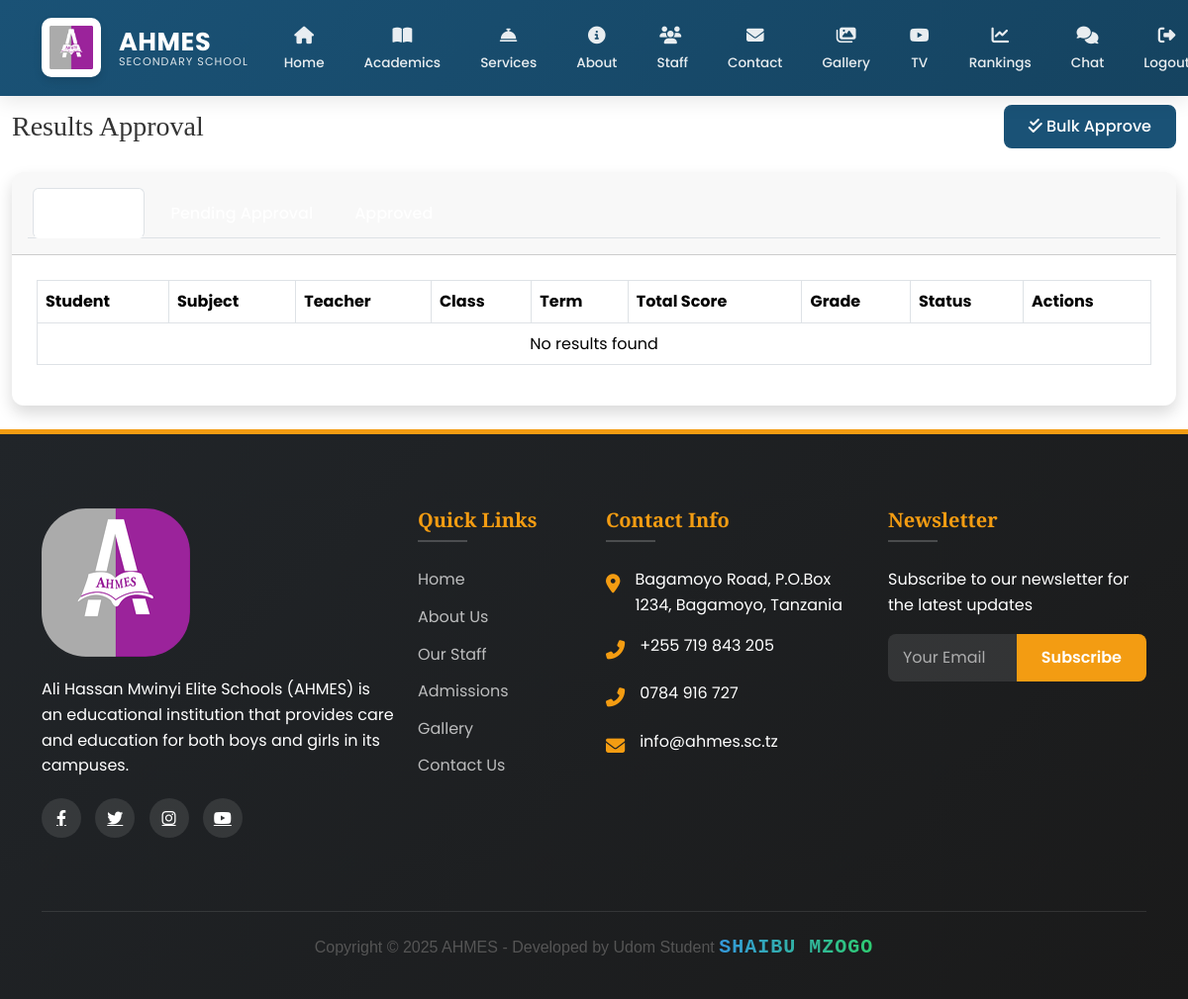
Before: /ad/results/ (signed in) with the older database file.
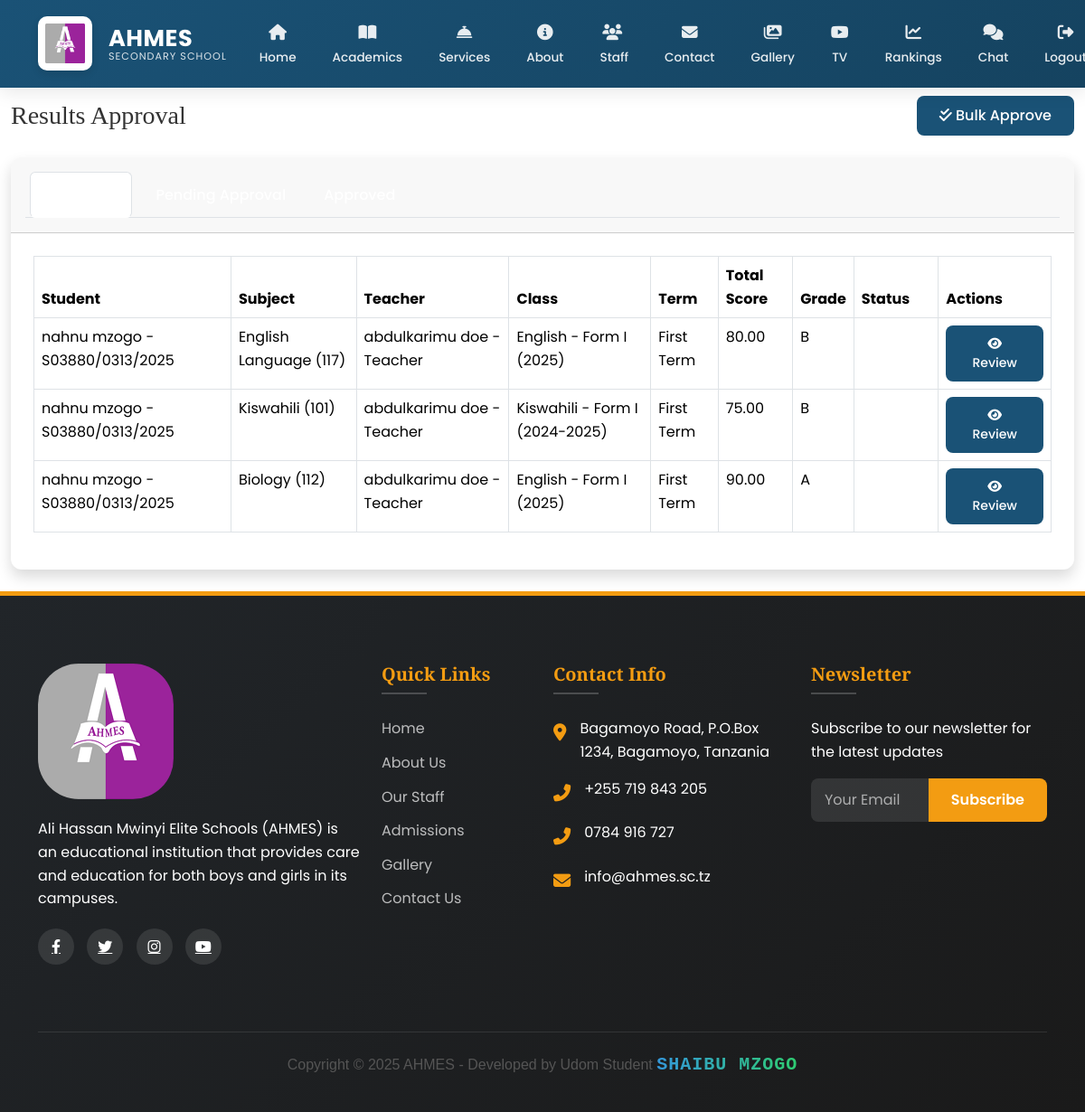
After: the same page with the newer database file.
### main/models.py (models this page shows, shortened)
class Result(models.Model):
    TERM_CHOICES = [('1','First Term'),('2','Second Term')]
    student = models.ForeignKey(Student, on_delete=models.CASCADE, related_name='results')
    subject = models.ForeignKey(Subject, on_delete=models.CASCADE)
    school_class = models.ForeignKey(SchoolClass, on_delete=models.CASCADE)
    term = models.CharField(max_length=1, choices=TERM_CHOICES)
    academic_year = models.CharField(max_length=20)
    week_number = models.PositiveSmallIntegerField()
    exam_score = models.DecimalField(max_digits=5, decimal_places=2)
    total_score = models.DecimalField(max_digits=5, decimal_places=2, editable=False)
    grade = models.CharField(max_length=2, editable=False)
    remark = models.CharField(max_length=100, editable=False)
    teacher = models.ForeignKey(StaffMember, on_delete=models.CASCADE, related_name='results_given')
    is_approved = models.BooleanField(default=False)
    approved_by = models.ForeignKey(User, null=True, blank=True, on_delete=models.SET_NULL, related_name='approved_results')
    date_approved = models.DateTimeField(null=True, blank=True)
    class Meta:
        unique_together = ('student','subject','term','academic_year','week_number')

class Student(models.Model):
    GENDER_CHOICES = [
        ('M', 'Male'),
        ('F', 'Female'),
    ]
    user = models.OneToOneField(
        User,
        on_delete=models.CASCADE,
        related_name='student_profile',
        null=True,
        blank=True
    )
    first_name = models.CharField(max_length=100)
    middle_name = models.CharField(max_length=100, blank=True)
    last_name = models.CharField(max_length=100)
    gender = models.CharField(max_length=1, choices=GENDER_CHOICES)
    date_of_birth = models.DateField()
    admission_number = models.CharField(max_length=20, unique=True)
    campus = models.ForeignKey(
        Campus,
        on_delete=models.CASCADE,
        related_name='students'
    )
    level = models.ForeignKey(
        Level,
        on_delete=models.CASCADE,
        related_name='students'
    )
    admission_date = models.DateField()
    parent = models.ForeignKey(
        Parent,
        on_delete=models.CASCADE,
        related_name='students',
        null=True,
        blank=True
    )
    profile_picture = CloudinaryField(
        'students/profile_pictures',
        folder="school/students/profile_pictures",
        transformation={'quality': 'auto:good', 'width': 300, 'height': 300, 'crop': 'fill'},
        blank=True,
        null=True
    )
    created_at = models.DateTimeField(auto_now_add=True)
    updated_at = models.DateTimeField(auto_now=True)
    def __str__(self):
        return f"{self.first_name} {self.last_name} - {self.admission_number}"
    class Meta:
        ordering = ['-created_at']
        verbose_name = 'Student'
        verbose_name_plural = 'Students'

class Subject(models.Model):
    name = models.CharField(max_length=100)
    code = models.CharField(max_length=20, unique=True)
    description = models.TextField(blank=True)
    level = models.ForeignKey(Level, on_delete=models.CASCADE, related_name='subjects')
    def __str__(self):
        return f"{self.name} ({self.code})"

class StaffMember(models.Model):
    POSITION_CHOICES = [
        ('Teacher', 'Teacher'),
        ('Administrator', 'Administrator'),
        ('Support', 'Support Staff'),
    ]
    user = models.OneToOneField(
        User,
        on_delete=models.CASCADE,
        related_name='staff_profile',
        null=True,
        blank=True
    )
    first_name = models.CharField(max_length=100)
    middle_name = models.CharField(max_length=100, blank=True)
    last_name = models.CharField(max_length=100)
    position = models.CharField(max_length=50, choices=POSITION_CHOICES)
    office_number = models.CharField(max_length=20, blank=True)
    office_location = models.CharField(max_length=200, blank=True)
    specialization = models.CharField(max_length=200)
    campus = models.ForeignKey(
        Campus,
        on_delete=models.CASCADE,
        related_name='staff_members'
    )
    phone = models.CharField(max_length=20)
    email = models.EmailField()
    joined_date = models.DateField()
    image = CloudinaryField('staff', folder="school/staff",
                          transformation={'quality': 'auto:good'})
    created_at = models.DateTimeField(auto_now_add=True)
    updated_at = models.DateTimeField(auto_now=True)
    def __str__(self):
        return f"{self.first_name} {self.last_name} - {self.position}"
    class Meta:
        ordering = ['-created_at']
        verbose_name = 'Staff Member'
        verbose_name_plural = 'Staff Members'

class SchoolClass(models.Model):
    name = models.CharField(max_length=100)
    level = models.ForeignKey(Level, on_delete=models.CASCADE)
    teacher = models.ForeignKey(StaffMember, on_delete=models.CASCADE)
    students = models.ManyToManyField(Student)
    academic_year = models.CharField(max_length=20)
    created_at = models.DateTimeField(auto_now_add=True)
    updated_at = models.DateTimeField(auto_now=True)
    def __str__(self):
        return f"{self.name} - {self.level.name} ({self.academic_year})"

class Level(models.Model):
    name = models.CharField(max_length=100)
    description = models.TextField()

### main/views.py (the view)
# urls.py: path('ad/results/', views.admin_result_dashboard, name='admin_result_dashboard'),
@login_required
@user_passes_test(is_academic_admin)
def admin_result_dashboard(request):
    status = request.GET.get('status', None)
    results = Result.objects.all()
    if status == 'pending':
        results = results.filter(is_approved=False)
        title = "Pending Approval Results"
    elif status == 'approved':
        results = results.filter(is_approved=True)
        title = "Approved Results"
    else:
        title = "All Results"
    if status == 'approved':
        results = results.order_by('-date_approved')
    else:
        results = results.order_by('-id')  # or another field you want to sort by
    paginator = Paginator(results, 25)  # Show 25 results per page
    page_number = request.GET.get('page')
    page_obj = paginator.get_page(page_number)
    return render(request, 'academics/admin_result_dashboard.html', {
        'results': page_obj,
        'title': title,
        'is_paginated': paginator.num_pages > 1,
    })

### main/templates/academics/admin_result_dashboard.html (shortened to what this page needs)
{% extends 'main/base.html' %}
{% load static %}
{% block content %}
<div class="container-fluid">
  <div class="d-sm-flex align-items-center justify-content-between mb-4">
    <h1 class="h3 mb-0 text-gray-800">Results Approval</h1>
    <a href="{% url 'bulk_approve_results' %}" class="btn btn-primary">
      <i class="fas fa-check-double mr-2"></i> Bulk Approve
    </a>
  </div>
  <div class="card shadow mb-4">
    <div class="card-header py-3">
      <ul class="nav nav-tabs">
        <li class="nav-item" >
          <a class="nav-link {% if not request.GET.status %}active{% endif %}"
             href="{% url 'admin_result_dashboard' %}" >
          </a>
        </li>
        <li class="nav-item">
          <a class="nav-link {% if request.GET.status == 'pending' %}active{% endif %}"
             href="{% url 'admin_result_dashboard' %}?status=pending">
          </a>
        </li>
        <li class="nav-item">
          <a class="nav-link {% if request.GET.status == 'approved' %}active{% endif %}"
             href="{% url 'admin_result_dashboard' %}?status=approved">
          </a>
        </li>
      </ul>
    </div>
    <div class="card-body">
      <div class="table-responsive">
        <table class="table table-bordered" width="100%" cellspacing="0">
          <thead>
            <tr>
              <th>Student</th>
              <th>Subject</th>
              <th>Teacher</th>
              <th>Class</th>
              <th>Term</th>
              <th>Total Score</th>
              <th>Grade</th>
              <th>Status</th>
              <th>Actions</th>
            </tr>
          </thead>
          <tbody>
            {% for result in results %}
            <tr>
              <td>{{ result.student }}</td>
              <td>{{ result.subject }}</td>
              <td>{{ result.teacher }}</td>
              <td>{{ result.school_class }}</td>
              <td>{{ result.get_term_display }}</td>
              <td>{{ result.total_score }}</td>
              <td>{{ result.grade }}</td>
              <td>
                {% if result.is_approved %}
                  <span class="badge badge-success">Approved</span>
                {% else %}
                  <span class="badge badge-warning">Pending</span>
                {% endif %}
              </td>
              <td>
                <a href="{% url 'review_result' result.id %}" class="btn btn-sm btn-primary">
                  <i class="fas fa-eye"></i> Review
                </a>
              </td>
            </tr>
            {% empty %}
            <tr>
              <td colspan="9" class="text-center">No results found</td>
            </tr>
            {% endfor %}
          </tbody>
        </table>
      </div>
    </div>
  </div>
</div>
{% endblock %}

Changed rows visible on the page:
added Result: student "nahnu mzogo - S03880/0313/2025", subject "English Language (117)", teacher "abdulkarimu doe - Teacher", school_class "English - Form I (2025)", term "First Term", total_score "80.00", grade "B"
added Result: student "nahnu mzogo - S03880/0313/2025", subject "Kiswahili (101)", teacher "abdulkarimu doe - Teacher", school_class "Kiswahili - Form I (2024-2025)", term "First Term", total_score "75.00", grade "B"
added Result: student "nahnu mzogo - S03880/0313/2025", subject "Biology (112)", teacher "abdulkarimu doe - Teacher", school_class "English - Form I (2025)", term "First Term", total_score "90.00", grade "A"
Other visible differences:
text no longer shown: "No results found"
